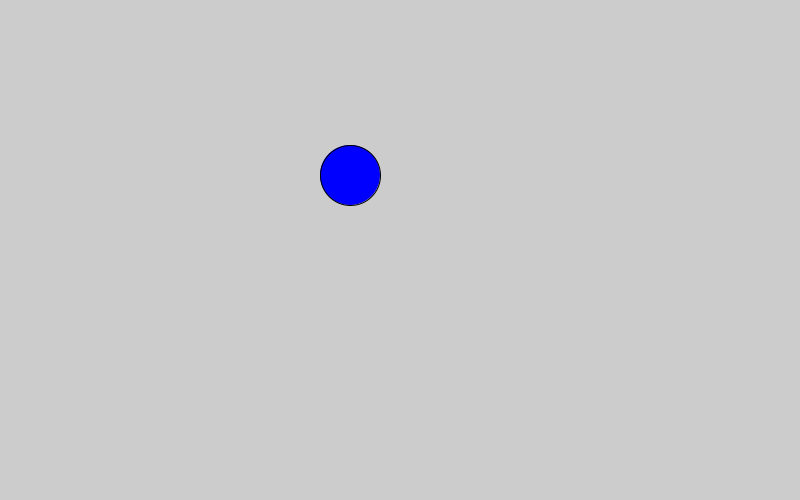
Frame 1 (no input)
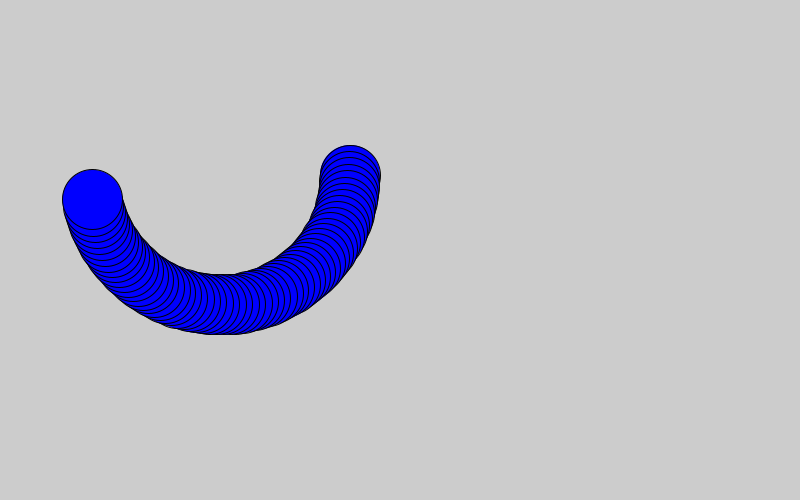
Frame 60 (the mouse pressed at the canvas centre just before this capture)
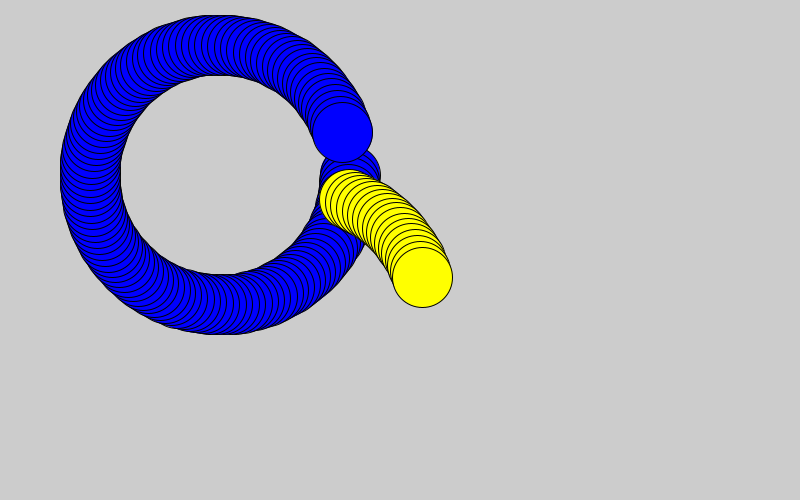
Frame 120 (the mouse held since frame 60 and released just before this capture)

The Processing sketch that drew these frames (run headless with seeded random() and noise(); from frame 60 on, the mouse is pressed at the canvas centre):

// Processing sketch: processing_161971
// ── processing_161971.pde

float angle = 0.0;
float offset = 0;
float scalar = 130;
float speed = 0.05;
int radius = 40;
float x = 110;
int direction = 1;
int time1 = 2000;
int time2 = 4000;
int time3 = 6000;
int time4 = 8000;
int time5 = 10000;
void setup() {
  size(800, 500);
  smooth();
  ellipseMode(RADIUS);
  fill(0);
}
void draw() {
  int currentTime = millis();
  float x = offset + cos(angle) * scalar;
  float y = offset + sin(angle) * scalar;
   fill(0, 0, 255);
  ellipse( x+220, y+175, 30, 30);  //blue
  if (currentTime > time1) {
  fill(255, 255, 0);
  ellipse( x+300, y+320, 30, 30);  //yellow
  }
  if (currentTime > time2) {
  fill(0);
  ellipse( x+400, y+175, 30, 30);  //black
  }
  if (currentTime > time3) {
  fill(34, 139, 34);
  ellipse( x+500, y+320, 30, 30);  //green
  }
  if (currentTime > time4) {
  fill(255, 0, 0);
  ellipse( x+575, y+175, 30, 30);  //red 
  }
  angle += speed;

}
